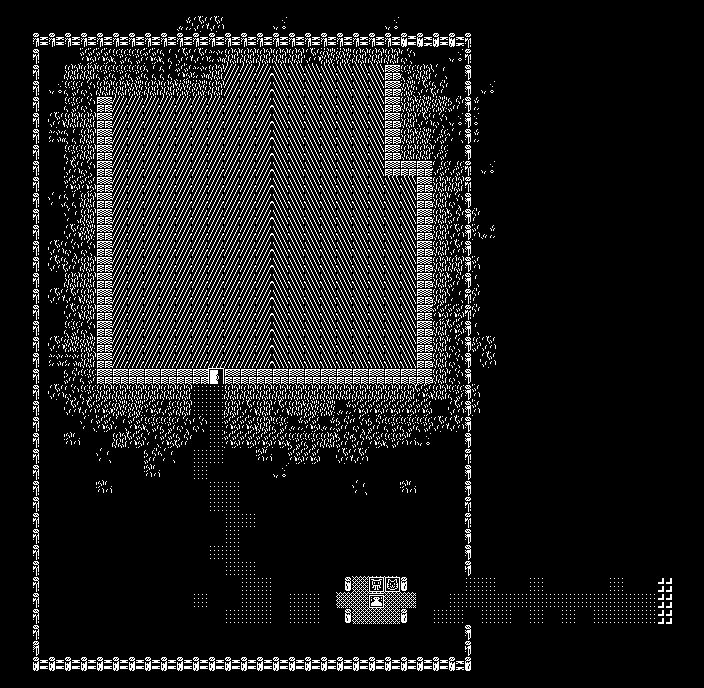

This game map was drawn from its Tiled (.tmx) file and the tilesets committed beside it. A one-line description and the trimmed map source follow:
An orthogonal 44x43 tile map with 16x16 px tiles, 25 tile layers (dark, wardrobe, room1, room2, ...), 3 hidden layers not drawn, 3 tilesets.

<map version="1.10" tiledversion="1.11.2" orientation="orthogonal" renderorder="left-down" width="44" height="43" tilewidth="16" tileheight="16" infinite="0" nextlayerid="35" nextobjectid="1">
 <tileset firstgid="1" source="../sprites_2/tsxs/tileset_1.tsx" />
 <tileset firstgid="442" source="../sprites_2/tsxs/tileset_2.tsx" />
 <tileset firstgid="1492" source="../sprites/tsxs/tileset_1.tsx" />
 <layer id="27" name="dark" width="44" height="43">
  <data>[1892 cells, 988 non-empty, 1 distinct tile ids]</data>
 </layer>
 <layer id="18" name="wardrobe" width="44" height="43">
  <data>[1892 cells, 12 non-empty, 1 distinct tile ids]</data>
 </layer>
 <layer id="19" name="room1" width="44" height="43">
  <data>[1892 cells, 20 non-empty, 1 distinct tile ids]</data>
 </layer>
 <layer id="20" name="room2" width="44" height="43">
  <data>[1892 cells, 25 non-empty, 1 distinct tile ids]</data>
 </layer>
 <layer id="21" name="room3" width="44" height="43">
  <data>[1892 cells, 21 non-empty, 1 distinct tile ids]</data>
 </layer>
 <layer id="22" name="corridor" width="44" height="43">
  <data>[1892 cells, 35 non-empty, 1 distinct tile ids]</data>
 </layer>
 <layer id="23" name="toilet" width="44" height="43">
  <data>[1892 cells, 9 non-empty, 1 distinct tile ids]</data>
 </layer>
 <layer id="24" name="kitchen" width="44" height="43">
  <data>[1892 cells, 45 non-empty, 1 distinct tile ids]</data>
 </layer>
 <layer id="25" name="hall" width="44" height="43">
  <data>[1892 cells, 45 non-empty, 1 distinct tile ids]</data>
 </layer>
 <layer id="26" name="garage" width="44" height="43">
  <data>[1892 cells, 32 non-empty, 1 distinct tile ids]</data>
 </layer>
 <layer id="1" name="ground" width="44" height="43">
  <data>[1892 cells, 1892 non-empty, 16 distinct tile ids]</data>
 </layer>
 <layer id="7" name="floor" width="44" height="43" tintcolor="#6b6b6b">
  <data>[1892 cells, 253 non-empty, 2 distinct tile ids]</data>
 </layer>
 <layer id="10" name="carpet" width="44" height="43">
  <data>[1892 cells, 90 non-empty, 20 distinct tile ids]</data>
 </layer>
 <layer id="6" name="walls" width="44" height="43">
  <data>[1892 cells, 139 non-empty, 1 distinct tile ids]</data>
 </layer>
 <layer id="8" name="furniture_back" width="44" height="43">
  <data>[1892 cells, 227 non-empty, 72 distinct tile ids]</data>
 </layer>
 <layer id="12" name="furniture_front" width="44" height="43">
  <data>[1892 cells, 12 non-empty, 12 distinct tile ids]</data>
 </layer>
 <layer id="11" name="closets" width="44" height="43">
  <data>[1892 cells, 7 non-empty, 3 distinct tile ids]</data>
 </layer>
 <layer id="9" name="doors" width="44" height="43" locked="1">
  <data>[1892 cells, 9 non-empty, 1 distinct tile ids]</data>
 </layer>
 <layer id="14" name="generator" width="44" height="43">
  <data>[1892 cells, 1 non-empty, 1 distinct tile ids]</data>
 </layer>
 <layer id="15" name="roof" width="44" height="43">
  <data>[1892 cells, 333 non-empty, 1 distinct tile ids]</data>
 </layer>
 <layer id="17" name="roof_tent" width="44" height="43">
  <data>[1892 cells, 11 non-empty, 1 distinct tile ids]</data>
 </layer>
 <layer id="28" name="collitions" width="44" height="43" visible="0">
  <data>[1892 cells, 368 non-empty, 1 distinct tile ids]</data>
 </layer>
 <layer id="33" name="tool_board" width="44" height="43">
  <data>[1892 cells, 1 non-empty, 1 distinct tile ids]</data>
 </layer>
 <layer id="32" name="sanity" width="44" height="43">
  <data>[1892 cells, 1 non-empty, 1 distinct tile ids]</data>
 </layer>
 <layer id="31" name="spawn" width="44" height="43">
  <data>[1892 cells, 1 non-empty, 1 distinct tile ids]</data>
 </layer>
 <layer id="30" name="main_door" width="44" height="43" visible="0">
  <data>[1892 cells, 1 non-empty, 1 distinct tile ids]</data>
 </layer>
 <layer id="29" name="ghost_wall" width="44" height="43" visible="0">
  <data>[1892 cells, 86 non-empty, 1 distinct tile ids]</data>
 </layer>
 <layer id="34" name="exit" width="44" height="43">
  <data>[1892 cells, 3 non-empty, 1 distinct tile ids]</data>
 </layer>
</map>
